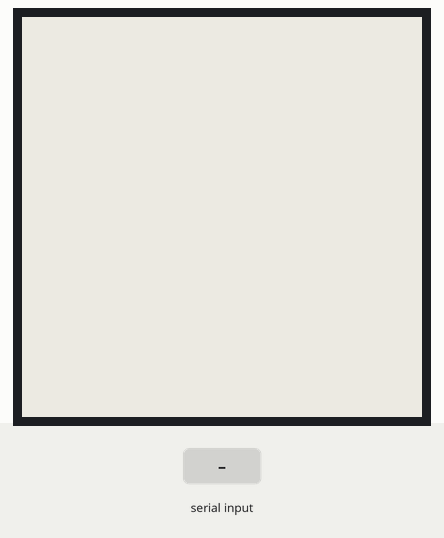
This sketch was run on a simulated Arduino Uno, built for the host (arithmetic inside an expression is 32-bit, double 64-bit). On the bench: 200×200 one-colour display. Inputs (shaded band) come from the test bench. What the sketch prints to the serial monitor is not drawn.

Above: at 1.2 s.
1.3 s: "0\n" received over the second serial link
At 4.1 s:
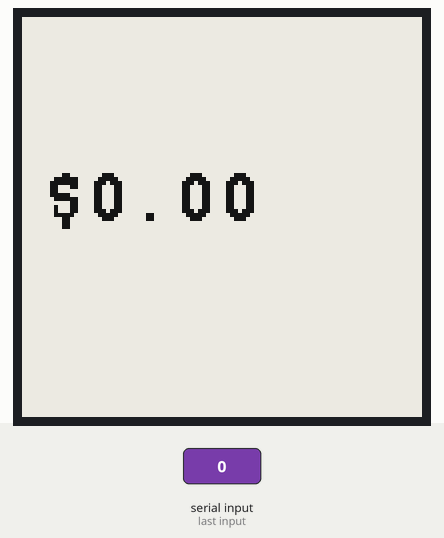
4.3 s: "5\n" received over the second serial link
At 7.1 s:
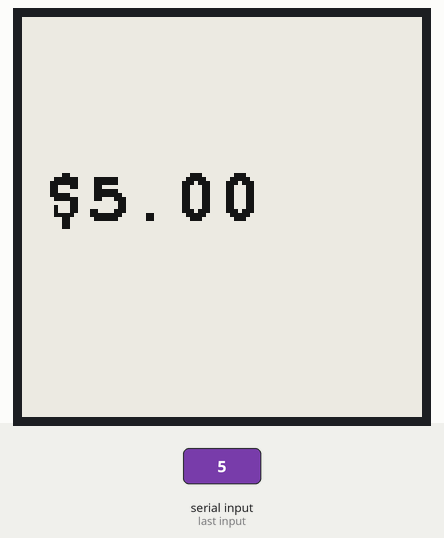
7.3 s: "0\n" received over the second serial link
At 10.3 s:
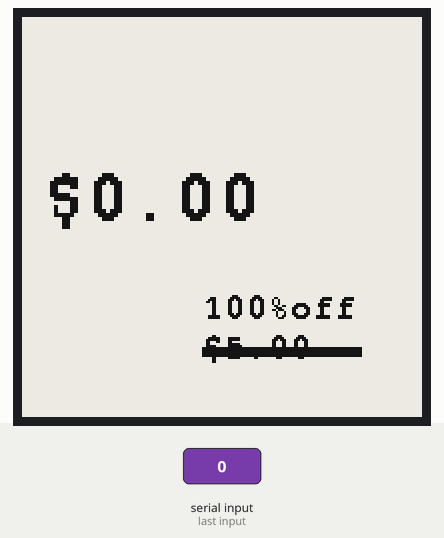
Timing chart, 0 to 11.8 s (numbered marks = the images above; inputs shaded):
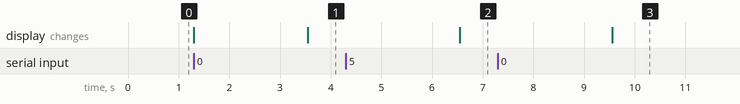

Measured:
- after the input at 4.3 s, the display: changes after 2.3 s (image 2)
- after the input at 7.3 s, the display: changes after 2.3 s (image 3)

The sketch:

Project_micro.ino
```cpp
#include "SoftwareSerial.h"

#include <GxEPD2_BW.h>
#include "GxEPD2_display_selection.h"

#include <Fonts/FreeMonoBold9pt7b.h>

SoftwareSerial mySerial(10, 11); //RX,TX

float price;
float oldPrice;

char serial_array[6];
int index;

void setup() {
  // put your setup code here, to run once:
  mySerial.begin(115200);
  index = 0;
  price = 0;
  oldPrice = 0;

}

void loop() {
  // put your main code here, to run repeatedly:

  char price_r;
  while (mySerial.available()>0)
  {
   if(index < 5)
   {
    price_r = (char)mySerial.read();
    serial_array[index] = price_r;
    index++;
   }
   serial_array[index] = '\0';

  }
  if(strlen(serial_array) != 0){
     float price_a = atof(serial_array);
     Serial.print(price_a);
     index = 0;
     serial_array[0] = '\0';

     updatePrice(price_a);
  }

}

void updatePrice(float p) {

  if (p < price)
    oldPrice = price;
  else
    oldPrice = 0;

  price = p;
  second_display();
}

void second_display()
{


  display_e.init();
  display_e.hibernate();

  display_e.setRotation(1);
  display_e.setFont(&FreeMonoBold9pt7b);
  display_e.setTextColor(GxEPD_BLACK);
  int16_t tbx, tby; uint16_t tbw, tbh;
  display_e.getTextBounds("price", 0, 0, &tbx, &tby, &tbw, &tbh);
  // center the bounding box by transposition of the origin:
  uint16_t x = ((display_e.width() - tbw) / 2) - tbx;
  uint16_t y = ((display_e.height() - tbh) / 2) - tby;

  display_e.setFullWindow();
  display_e.firstPage();


  do
  {
    display_e.fillScreen(GxEPD_WHITE);
    display_e.setCursor(x, y);

    if (oldPrice == 0)
    {
      display_e.setCursor(10, 100);
      display_e.setTextSize(2.9);
      display_e.print(F("$"));
      display_e.print((price));
    }
    else
    {
      display_e.fillRect(90, 165, 80, 5, GxEPD_BLACK);
      display_e.setCursor(90, 170);
      display_e.setTextSize(0.8);
      display_e.print(F("$"));
      display_e.print((oldPrice));


      int off = abs((((price - oldPrice) / oldPrice) * 100));
      display_e.setCursor(90, 150);
      display_e.setTextSize(1);
      display_e.print((off));
      display_e.print(F("%off"));

      display_e.setCursor(10, 100);
      display_e.setTextSize(2.9);
      display_e.print(F("$"));
      display_e.print((price));

    }
  }
  while (display_e.nextPage());

}
```

GxEPD2_display_selection.h
```cpp
#define MAX_DISPLAY_BUFFER_SIZE 5000 // e.g. full height for 200x200

#define MAX_DISPLAY_BUFFER_SIZE 800
#define MAX_HEIGHT(EPD) (EPD::HEIGHT <= MAX_DISPLAY_BUFFER_SIZE / (EPD::WIDTH / 8) ? EPD::HEIGHT : MAX_DISPLAY_BUFFER_SIZE / (EPD::WIDTH / 8))
// select one and adapt to your mapping
GxEPD2_BW<GxEPD2_154_D67, MAX_HEIGHT(GxEPD2_154_D67)> display_e(GxEPD2_154_D67(/*CS=*/ SS, /*DC=*/ 5, /*RST=*/ 6, /*BUSY=*/ 7)); // GDEH0154D67
```
